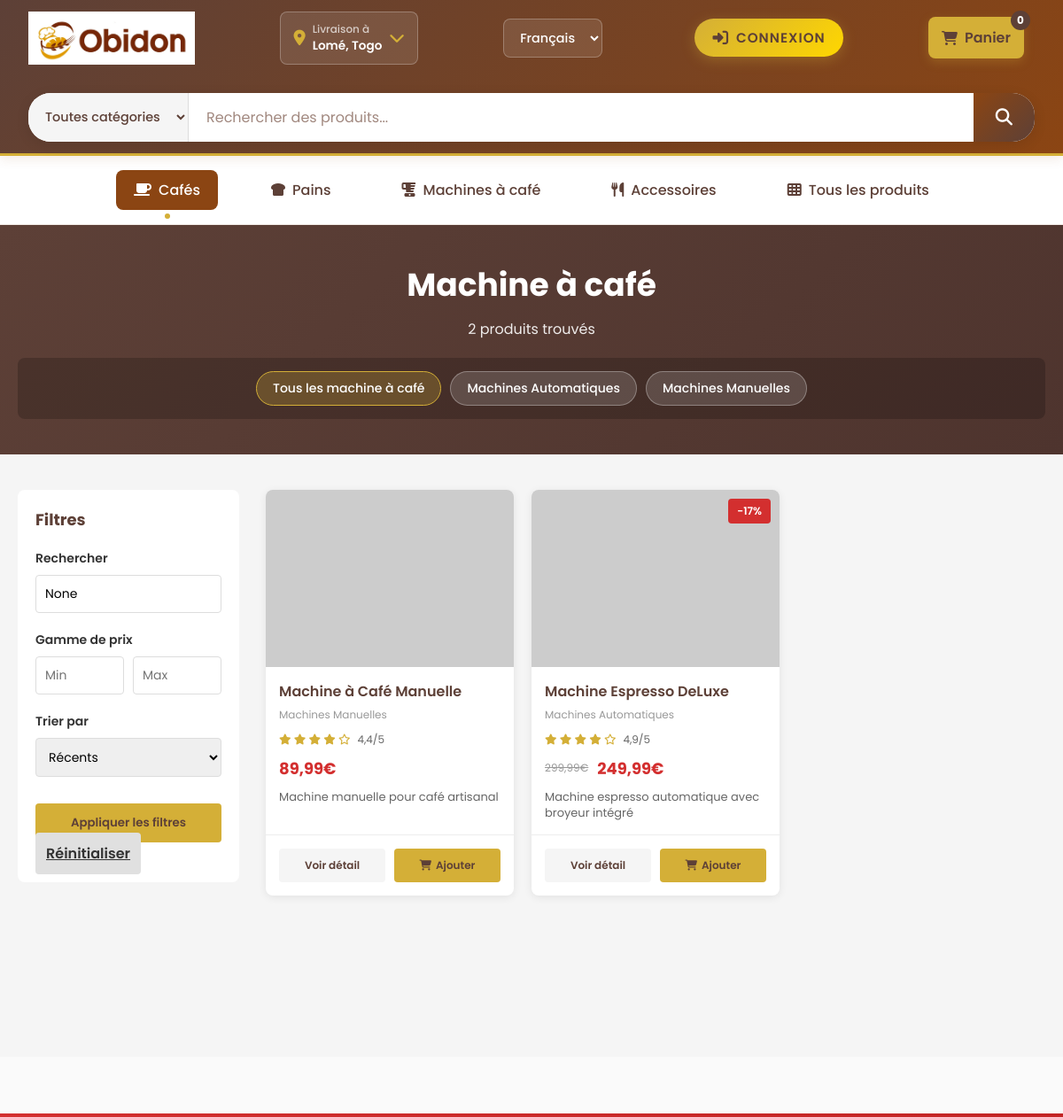
Page /products/machine/ (upper part) on the earlier database version.
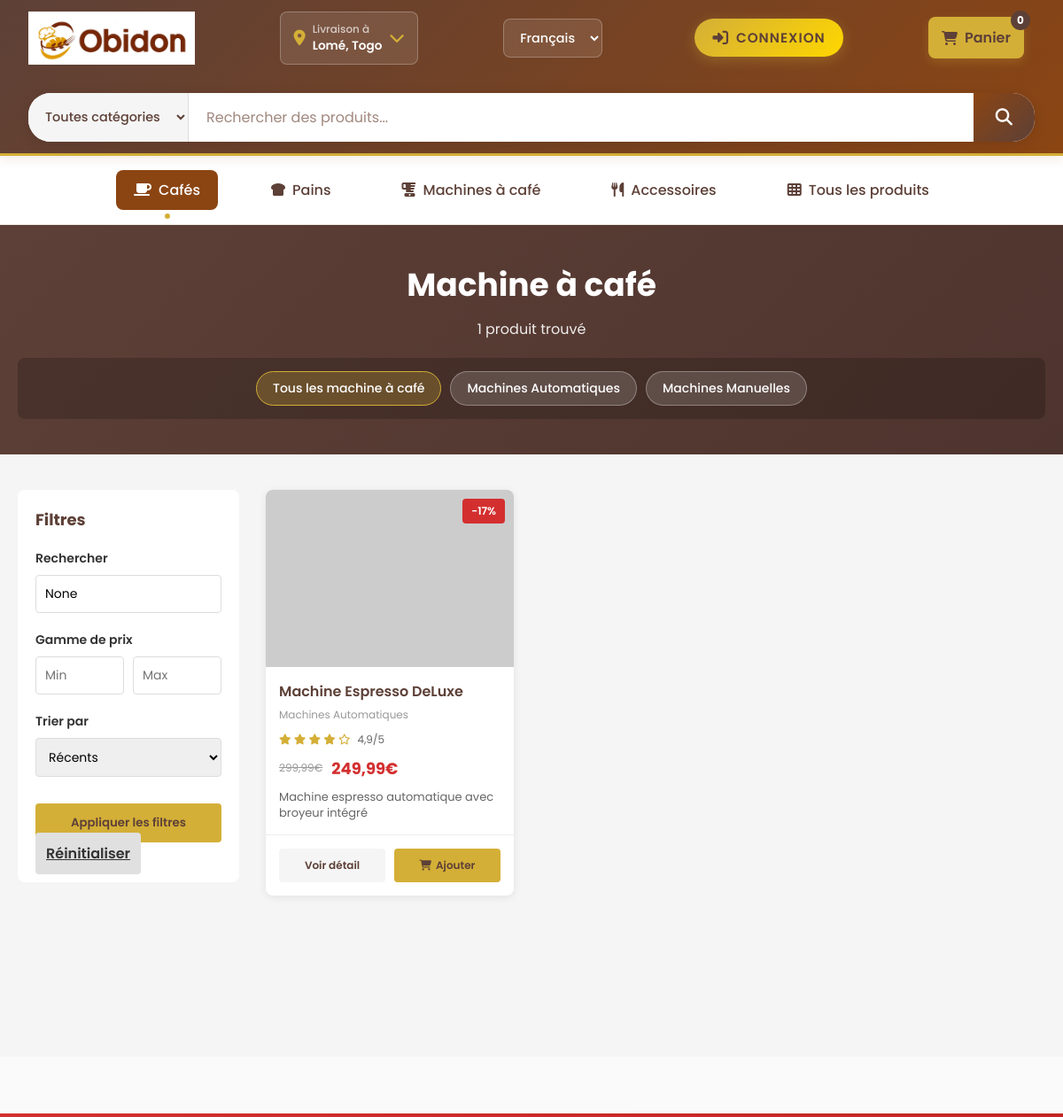
Same page on the later database version.
### core/models.py (models this page shows, shortened)
class Category(models.Model):
    name = models.CharField(max_length=200, unique=True)
    slug = models.SlugField(unique=True, blank=True)
    description = models.TextField(blank=True)
    image = models.ImageField(upload_to='categories/', null=True, blank=True)
    is_active = models.BooleanField(default=True)
    created_at = models.DateTimeField(auto_now_add=True)
    updated_at = models.DateTimeField(auto_now=True)
    class Meta:
        ordering = ['name']
        verbose_name_plural = 'Categories'

class Product(models.Model):
    PRODUCT_TYPES = [
        ('cafe', 'Café'),
        ('pain', 'Pain'),
        ('machine', 'Machine à café'),
        ('accessoire', 'Accessoire'),
    ]
    name = models.CharField(max_length=255)
    slug = models.SlugField(unique=True, blank=True)
    category = models.ForeignKey(Category, on_delete=models.CASCADE, related_name='products')
    product_type = models.CharField(max_length=50, choices=PRODUCT_TYPES)
    description = models.TextField()
    detailed_description = models.TextField(blank=True)
    price = models.DecimalField(max_digits=10, decimal_places=2, validators=[MinValueValidator(0)])
    discount_price = models.DecimalField(
        max_digits=10,
        decimal_places=2,
        null=True,
        blank=True,
        validators=[MinValueValidator(0)]
    )
    image = models.ImageField(upload_to='products/')
    back_image = models.ImageField(
        upload_to='products/backs/',
        null=True,
        blank=True,
        verbose_name="Image verso (au survol)",
        help_text="Image qui apparaîtra quand l'utilisateur survole l'image principale"
    )
    stock = models.IntegerField(
        default=0,
        blank=True,
        validators=[MinValueValidator(0)],
        verbose_name="Stock",
        help_text="Laisser vide = stock à 0 (rupture de stock)"
    )
    display_stock = models.BooleanField(
        default=True,
        verbose_name="Afficher le stock sur le site ?",
        help_text="Décochez si vous ne voulez PAS montrer le stock au public (ex: produits en précommande, stock caché...)"
    )
    rating = models.FloatField(default=0, validators=[MinValueValidator(0), MaxValueValidator(5)])
    reviews_count = models.IntegerField(default=0)
    is_featured = models.BooleanField(default=False)
    is_active = models.BooleanField(default=True)
    created_at = models.DateTimeField(auto_now_add=True)
    updated_at = models.DateTimeField(auto_now=True)
    class Meta:
        ordering = ['-created_at']
        indexes = [
            models.Index(fields=['category']),
            models.Index(fields=['is_active']),
            models.Index(fields=['product_type']),
        ]
    def get_image_url(self):
        if self.image and hasattr(self.image, 'url'):
            return self.image.url
        return "https://via.placeholder.com/600x400?text=Image+non+disponible"
    def get_back_image_url(self):
        if self.back_image and hasattr(self.back_image, 'url'):
            return self.back_image.url
        return None
    @property
    def discount_percentage(self):
        if self.discount_price and self.price:
            return round(((self.price - self.discount_price) / self.price) * 100)
        return 0

### core/views.py (the view)
# urls.py: path('products/<str:product_type>/', product_type_view, name='product_type'),
def product_type_view(request, product_type):
    product_type_display = dict(Product.PRODUCT_TYPES).get(product_type, '')
    products = Product.objects.filter(
        product_type=product_type,
        is_active=True
    )
    sub_categories = Category.objects.filter(
        products__product_type=product_type,
        is_active=True
    ).distinct()
    query = request.GET.get('q')
    if query:
        products = products.filter(
            Q(name__icontains=query) |
            Q(description__icontains=query)
        )
    min_price = request.GET.get('min_price')
    max_price = request.GET.get('max_price')
    if min_price:
        products = products.filter(price__gte=min_price)
    if max_price:
        products = products.filter(price__lte=max_price)
    sort_by = request.GET.get('sort', '-created_at')
    products = products.order_by(sort_by)
    context = {
        'products': products,
        'product_type': product_type,
        'product_type_display': product_type_display,
        'sub_categories': sub_categories,
        'query': query
    }
    return render(request, 'product_type.html', context)

### templates/product_type.html (shortened to what this page needs)
{% extends "base.html" %}
{% load static %}
{% block content %}
<div class="product-type-page">
    <div class="type-header">
        <div class="header-content">
            <h1>{{ product_type_display }}</h1>
            <p>{% if products.count %}{{ products.count }} produit{{ products.count|pluralize }} trouvé{{ products.count|pluralize }}{% else %}Aucun produit{% endif %}</p>
        </div>
        {% if sub_categories %}
        <div class="type-navigation">
            <div class="sub-categories">
                <a href="{% url 'product_type' product_type %}" class="sub-category-link all-link">Tous les {{ product_type_display|lower }}</a>
                {% for category in sub_categories %}
                    <a href="{% url 'products' %}?category={{ category.id }}" class="sub-category-link">{{ category.name }}</a>
                {% endfor %}
            </div>
        </div>
        {% endif %}
    </div>
    <div class="type-wrapper">
        <aside class="filters-sidebar">
            <h3>Filtres</h3>
            <form method="get" class="filters-form">
                <div class="filter-group">
                    <label for="search">Rechercher</label>
                    <input type="text" id="search" name="q" placeholder="Nom du produit..." value="{{ query }}">
                </div>
                <div class="filter-group">
                    <label>Gamme de prix</label>
                    <div class="price-inputs">
                        <input type="number" name="min_price" placeholder="Min" min="0">
                        <input type="number" name="max_price" placeholder="Max" min="0">
                    </div>
                </div>
                <div class="filter-group">
                    <label for="sort">Trier par</label>
                    <select id="sort" name="sort">
                        <option value="-created_at">Récents</option>
                    </select>
                </div>
                <button type="submit" class="btn-filter">Appliquer les filtres</button>
                <a href="{% url 'product_type' product_type %}" class="btn-reset">Réinitialiser</a>
            </form>
        </aside>
        <main class="products-main">
            {% if products %}
                <div class="products-grid">
                    {% for product in products %}
                        <div class="product-card">
                            <div class="product-image-hover-container">
                                <div class="product-image-hover {% if product.get_back_image_url and product.get_back_image_url != product.get_image_url %}has-back-image{% endif %}">
                                    <img src="{{ product.get_image_url }}" alt="{{ product.name }}" class="front-image">
                                    {% if product.discount_percentage %}
                                        <div class="discount-badge">-{{ product.discount_percentage }}%</div>
                                    {% endif %}
                                </div>
                            </div>
                            <div class="product-info">
                                <h3 class="product-name">{{ product.name }}</h3>
                                <p class="product-category">{{ product.category.name }}</p>
                                <div class="product-rating">
                                    {% if product.rating %}
                                        <div class="stars">
                                            {% if product.rating >= 1 %}<i class="fas fa-star"></i>{% endif %}
                                            {% if product.rating >= 2 %}<i class="fas fa-star"></i>{% endif %}
                                            {% if product.rating >= 3 %}<i class="fas fa-star"></i>{% endif %}
                                            {% if product.rating >= 4 %}<i class="fas fa-star"></i>{% endif %}
                                            {% if product.rating < 5 %}
                                                {% for i in "x"|rjust:"5" %}
                                                    {% if forloop.counter > product.rating %}<i class="far fa-star"></i>{% endif %}
                                                {% endfor %}
                                            {% endif %}
                                        </div>
                                        <span class="rating-text">{{ product.rating }}/5</span>
                                    {% endif %}
                                </div>
                                <div class="product-price">
                                    {% if product.discount_price %}
                                        <span class="original-price">{{ product.price }}€</span>
                                        <span class="sale-price">{{ product.discount_price }}€</span>
                                    {% else %}
                                        <span class="price">{{ product.price }}€</span>
                                    {% endif %}
                                </div>
                                <p class="product-desc">{{ product.description|truncatewords:15 }}</p>
                            </div>
                            <div class="product-actions">
                                <a href="{% url 'product_detail' product.id %}" class="btn-view">Voir détail</a>
                                <button class="btn-cart add-to-cart" data-product-id="{{ product.id }}">
                                    <i class="fas fa-shopping-cart"></i> Ajouter
                                </button>
                            </div>
                        </div>
                    {% endfor %}
                </div>
            {% else %}
                <div class="no-products">
                    <i class="fas fa-search"></i>
                    <h3>Aucun produit trouvé</h3>
                    <p>Essayez de modifier vos critères de recherche</p>
                </div>
            {% endif %}
        </main>
    </div>
</div>
{% endblock %}

### templates/base.html (shortened to what this page needs)
{% load static %}
<!DOCTYPE html>
<html lang="fr">
<head>
    <link rel="stylesheet" href="https://cdnjs.cloudflare.com/ajax/libs/font-awesome/6.4.0/css/all.min.css">
    <link rel="stylesheet" href="{% static 'css/style.css' %}">
    <link rel="stylesheet" href="{% static 'css/navbar.css' %}">
    <link rel="stylesheet" href="{% static 'css/footer.css' %}">
</head>
<body>
    {% include 'navbar.html' %}
    <main>
        {% block content %}{% endblock %}
    </main>
    {% include 'footer.html' %}
</body>
</html>

### templates/navbar.html (shortened to what this page needs)
{% load static %}
<nav class="navbar">
    <div class="navbar-container">
        <div class="navbar-brand">
            <a href="{% url 'home' %}" class="logo-link">
                <div class="logo-container">
                    <img src="{% static 'images/logo.jpeg' %}" alt="Obidon Logo" class="logo-img">
                </div>
            </a>
        </div>
        <div class="navbar-address">
            <div class="address-trigger">
                <i class="fas fa-map-marker-alt"></i>
                <div class="address-info">
                    <span class="address-title">Livraison à</span>
                    <span class="address-detail">Lomé, Togo</span>
                </div>
                <i class="fas fa-chevron-down"></i>
            </div>
        </div>
        <div class="navbar-search">
            <form class="search-form" method="get" action="{% url 'products' %}">
                <select class="search-category" name="type">
                    <option value="">Toutes catégories</option>
                </select>
                <input type="text" class="search-input" name="q" placeholder="Rechercher des produits...">
                <button type="submit" class="search-btn">
                    <i class="fas fa-search"></i>
                </button>
            </form>
        </div>
        <div class="navbar-language">
            <select class="language-select">
                <option value="fr">Français</option>
            </select>
        </div>
        <div class="navbar-user">
            {% if user.is_authenticated %}
                <a href="{% url 'account' %}" class="user-profile-link">
                    <div class="user-avatar">
                        <i class="fas fa-user-circle"></i>
                    </div>
                    <div class="user-profile-info">
                        <span class="user-greeting">Bonjour</span>
                        <span class="user-name">@{{ user.username }}</span>
                    </div>
                </a>
                <div class="user-dropdown-menu">
                    <a href="{% url 'account' %}" class="dropdown-item">
                        <i class="fas fa-user"></i> Mon Profil
                    </a>
                    <a href="{% url 'account' %}" class="dropdown-item">
                        <i class="fas fa-shopping-bag"></i> Mes Commandes
                    </a>
                    <a href="{% url 'account' %}" class="dropdown-item">
                        <i class="fas fa-heart"></i> Favoris
                    </a>
                    <a href="{% url 'account' %}" class="dropdown-item">
                        <i class="fas fa-cog"></i> Paramètres
                    </a>
                    <hr>
                    <a href="{% url 'logout' %}" class="dropdown-item logout">
                        <i class="fas fa-sign-out-alt"></i> Déconnexion
                    </a>
                </div>
            {% else %}
                <a href="{% url 'login' %}" class="btn-login-navbar">
                    <i class="fas fa-sign-in-alt"></i>
                    <span class="login-text">Connexion</span>
                </a>
            {% endif %}
        </div>
        <div class="navbar-cart">
            <a href="{% url 'cart' %}" class="cart-link">
                <i class="fas fa-shopping-cart"></i>
                <span class="cart-count">0</span>
                <span class="cart-text">Panier</span>
            </a>
        </div>
    </div>
</nav>
<div class="categories-menu">
    <div class="categories-container">
        <div class="category-dropdown">
            <a href="{% url 'product_type' 'cafe' %}" class="category-link active">
                <i class="fas fa-coffee"></i>
                <span>Cafés</span>
            </a>
        </div>
        <div class="category-dropdown">
            <a href="{% url 'product_type' 'pain' %}" class="category-link">
                <i class="fas fa-bread-slice"></i>
                <span>Pains</span>
            </a>
        </div>
        <div class="category-dropdown">
            <a href="{% url 'product_type' 'machine' %}" class="category-link">
                <i class="fas fa-blender"></i>
                <span>Machines à café</span>
            </a>
        </div>
        <div class="category-dropdown">
            <a href="{% url 'product_type' 'accessoire' %}" class="category-link">
                <i class="fas fa-utensils"></i>
                <span>Accessoires</span>
            </a>
        </div>
        <a href="{% url 'products' %}" class="category-link">
            <i class="fas fa-th"></i>
            <span>Tous les produits</span>
        </a>
    </div>
</div>

### templates/footer.html (shortened to what this page needs)
{% load static %}
<footer class="footer">
    <div class="footer-content">
    </div>
</footer>

Differences in the rows shown:
no longer on this page (row edited): Product: name "Machine à Café Manuelle", category.name "Machines Manuelles", rating "4,4", price "89,99", description "Machine manuelle pour café artisanal"
Other differences:
{{ products.count }}: "2" → "1"
